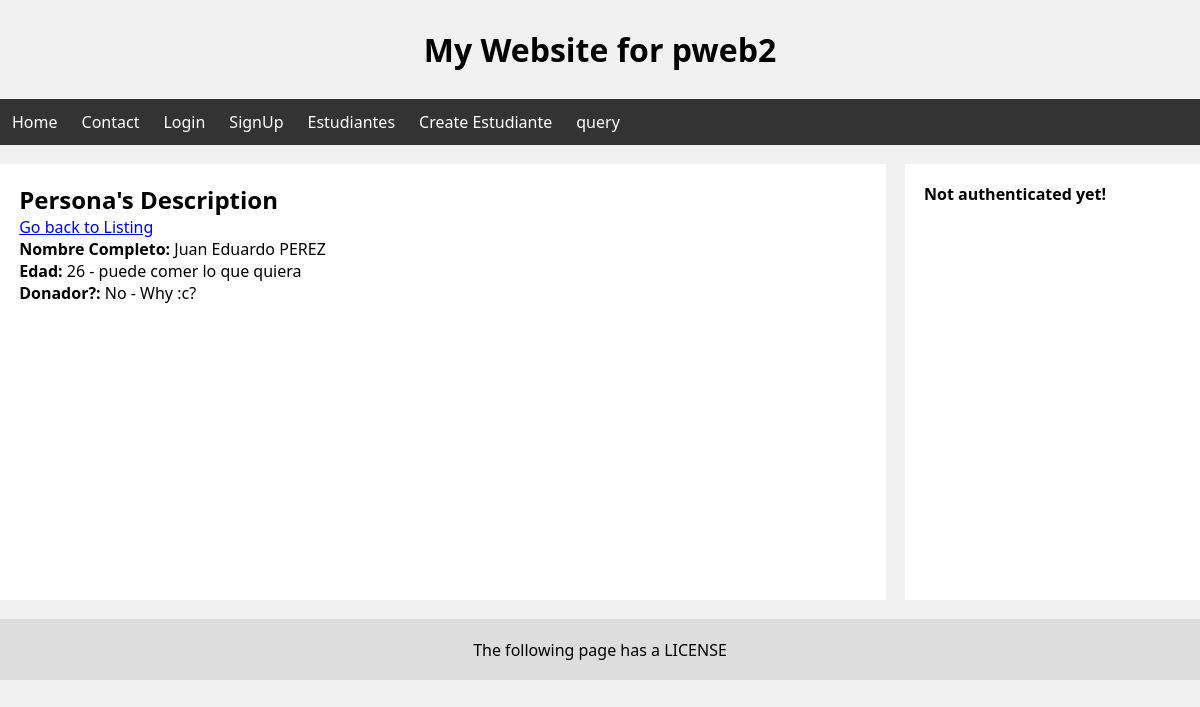
Page /personas/33/ on the committed database.
### personas/models.py (models this page shows, shortened)
class Persona(models.Model):
    nombres = models.CharField(max_length=100)
    apellidos = models.CharField(max_length=100)
    edad = models.IntegerField() # max_digits=3
    donador = models.BooleanField()

### personas/views.py (the view)
# urls.py: path('<int:myID>/', views.personasShowObject, name="browsing"),
def personasShowObject(request, myID):
    persona = get_object_or_404(Persona, id=myID)
    return render(request, "personas/description.html", {
        "persona": persona
    })

### personas/templates/personas/description.html (shortened to what this page needs)
{% extends 'layouts/main-layout.html' %}
{% block content %}
    <h2>Persona's Description</h2>
    <a href="../">Go back to Listing</a>
    <p><b>Nombre Completo: </b>{{ persona.nombres }} {{ persona.apellidos|upper }}</p>
    <p><b>Edad: </b>{{ persona.edad }} -
        {% if persona.edad > 40 %}
            debe cuidarse del colesterol
        {% else %}
            puede comer lo que quiera
        {% endif %}
    </p>
    <p><b>Donador?: </b>
        {% if persona.donador %}
            Sí - OK c:
        {% else %}
            No - Why :c?
        {% endif %}
    </p>
{% endblock %}

### static/css/styles.css (style rules this page uses)
* { box-sizing: border-box; margin: 0; padding: 0; font-family:'Segoe UI', Tahoma, Geneva, Verdana, sans-serif; }
body { background-color: #F1F1F1; }

### rows in the picture
Persona: nombres "Juan Eduardo", apellidos "PEREZ", edad "26"
